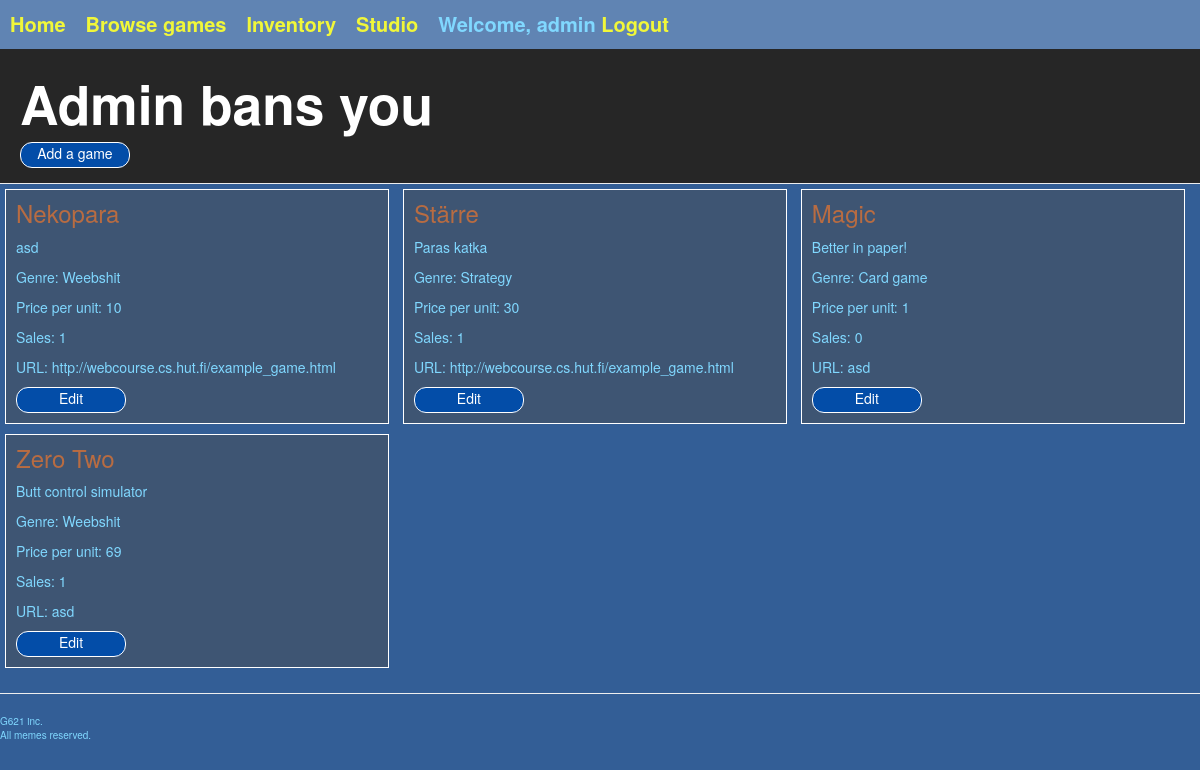
Page /studio/ (signed in) on the earlier database version.
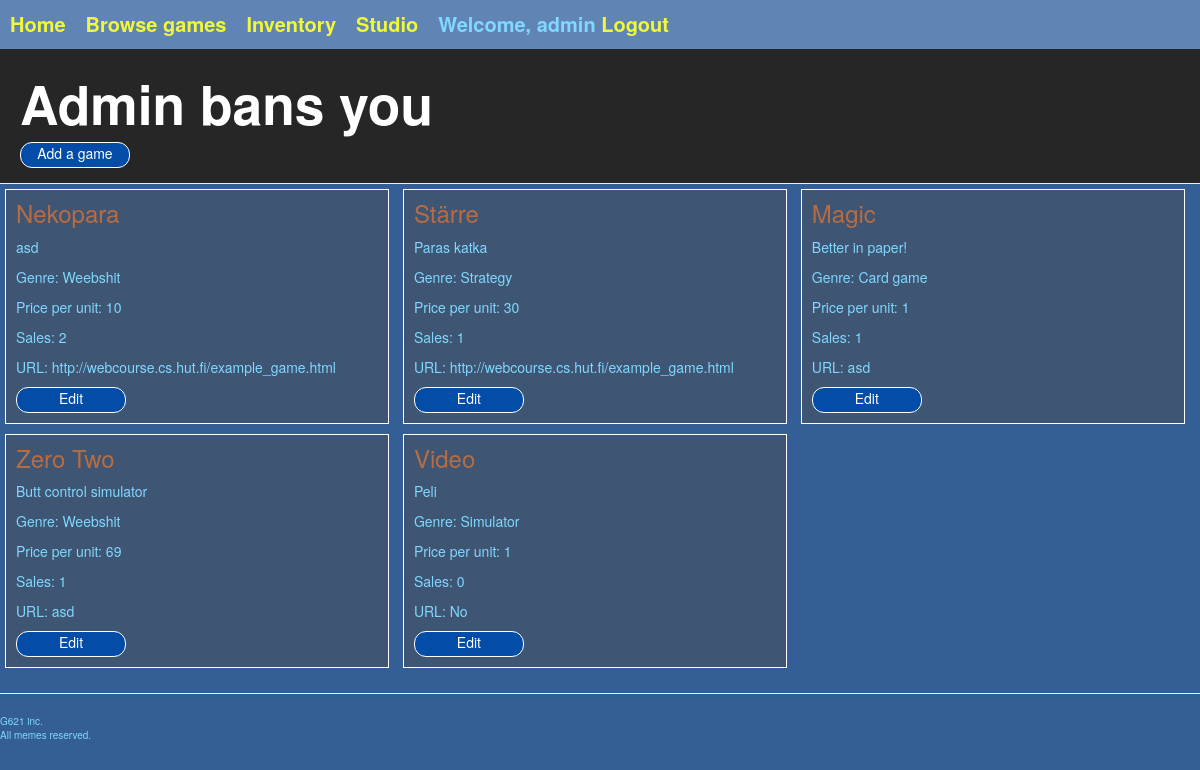
Same page on the later database version.
### gameshop/models.py (models this page shows, shortened)
class Game(models.Model):
    id = models.AutoField(auto_created=True, primary_key=True)
    name = models.CharField(max_length=50)
    description = models.TextField(max_length=500)
    genre = models.ForeignKey(Genre, on_delete=models.CASCADE)
    sales = models.IntegerField(default=0)
    price = models.IntegerField(default=0)
    owner = models.ForeignKey(Developer, on_delete=models.CASCADE)
    url = models.CharField(max_length=300, default='http://webcourse.cs.hut.fi/example_game.html')
    bought = models.ManyToManyField(Profile, blank=True, through="Game_state")

class Genre(models.Model):
    name = models.CharField(max_length=20)

### gameshop/views.py (the view)
# urls.py: path('studio/', studio),
@login_required(login_url='/login/')
def studio(request):
    template = loader.get_template("gameshop/inventory/studio.html")
    context = getUserContext(request.user)
    return HttpResponse(template.render(context))

### gameshop/helpers.py (called while the page is built)
def getUserContext(user):
    if not user or user.is_anonymous:
        return { "profile": None, "developer": None }
    try:
        profile = Profile.objects.get(user=user)
    except Profile.DoesNotExist:
        profile = None
    try:
        developer = Developer.objects.get(profile=profile)
    except Developer.DoesNotExist:
        developer = None
    return { "profile": profile, "developer": developer }

### gameshop/models.py (called while the page is built)
    def gamesOwned(self):
        return Game.objects.filter(owner=Developer.objects.get(profile=self))

### gameshop/templates/gameshop/inventory/studio.html (shortened to what this page needs)
{% extends "gameshop/generic.html" %}
{% block pageHeader %}
  <div class="page-header">
    <h1>
      {{ developer.studioname }}
    </h1>
    <form action="/studio/addgame/" class="add-game">
      <input class="play-now-button" type="submit" value="Add a game" />
    </form>
  </div>
{% endblock %}
{% block content %}
  {% for game in profile.gamesOwned %}
    <div class="store-block">
      <h3>{{ game.name }}</h3>
      <p class="game-description">
        {{ game.description }}
      </p>
      <p>Genre: {{ game.genre.name }}</p>
      <p>Price per unit: {{ game.price }}</p>
      <p>Sales: {{ game.sales }}</p>
      <p>URL: {{ game.url }}</p>
      <form action="/studio/{{ game.id }}/">
        <input class="play-now-button" type="submit" value="Edit" />
      </form>
    </div>
  {% endfor %}
{% endblock %}

Differences in the rows shown:
changed Game "Nekopara": sales "1" → "2"
changed Game "Magic": sales "0" → "1"
added Game: name "Video", description "Peli", genre.name "Simulator", price "1", sales "0", url "No"
